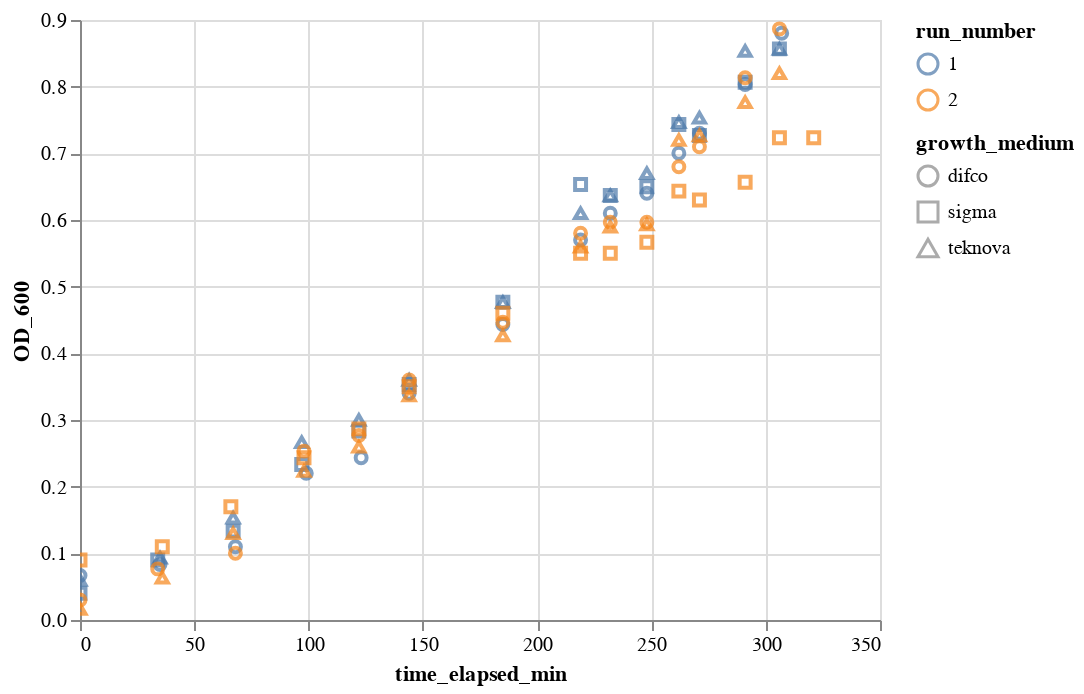

The notebook cell saved with this chart:
### Code cell
alt.Chart(avg_data).mark_point().encode(
    x='time_elapsed_min:Q',
    y=alt.X('OD_600:Q'),
    color='run_number:N',
    shape='growth_medium:O').interactive()

### Figure 1 — Vega-Lite specification as saved in the notebook (floating-point values rounded to 4 significant figures)
{"$schema": "https://vega.github.io/schema/vega-lite/v2.6.0.json", "config": {"view": {"height": 300, "width": 400}}, "data": {"name": "data-434018c46f6ddedeb4bec64b5c87631a"}, "datasets": {"data-434018c46f6ddedeb4bec64b5c87631a": [{"A_A0": 1, "OD_600": 0.06667, "date": 20180918, "growth_medium": "difco", "run_number": 1, "time_elapsed_min": 0}, {"A_A0": 0.6, "OD_600": 0.04, "date": 20180918, "growth_medium": "sigma", "run_number": 1, "time_elapsed_min": 0}, {"A_A0": 0.9, "OD_600": 0.06, "date": 20180918, "growth_medium": "teknova", "run_number": 1, "time_elapsed_min": 0}, {"A_A0": 1.35, "OD_600": 0.09, "date": 20180918, "growth_medium": "sigma", "run_number": 1, "time_elapsed_min": 34}, {"A_A0": 1.25, "OD_600": 0.08333, "date": 20180918, "growth_medium": "difco", "run_number": 1, "time_elapsed_min": 35}, {"A_A0": 1.4, "OD_600": 0.09333, "date": 20180918, "growth_medium": "teknova", "run_number": 1, "time_elapsed_min": 35}, {"A_A0": 2, "OD_600": 0.1333, "date": 20180918, "growth_medium": "sigma", "run_number": 1, "time_elapsed_min": 67}, {"A_A0": 2.3, "OD_600": 0.1533, "date": 20180918, "growth_medium": "teknova", "run_number": 1, "time_elapsed_min": 67}, {"A_A0": 1.65, "OD_600": 0.11, "date": 20180918, "growth_medium": "difco", "run_number": 1, "time_elapsed_min": 68}, {"A_A0": 4, "OD_600": 0.2667, "date": 20180918, "growth_medium": "teknova", "run_number": 1, "time_elapsed_min": 97}, {"A_A0": 3.5, "OD_600": 0.2333, "date": 20180918, "growth_medium": "sigma", "run_number": 1, "time_elapsed_min": 97}, {"A_A0": 3.3, "OD_600": 0.22, "date": 20180918, "growth_medium": "difco", "run_number": 1, "time_elapsed_min": 99}, {"A_A0": 4.25, "OD_600": 0.2833, "date": 20180918, "growth_medium": "sigma", "run_number": 1, "time_elapsed_min": 122}, {"A_A0": 4.5, "OD_600": 0.3, "date": 20180918, "growth_medium": "teknova", "run_number": 1, "time_elapsed_min": 122}, {"A_A0": 3.65, "OD_600": 0.2433, "date": 20180918, "growth_medium": "difco", "run_number": 1, "time_elapsed_min": 123}, {"A_A0": 5.1, "OD_600": 0.34, "date": 20180918, "growth_medium": "difco", "run_number": 1, "time_elapsed_min": 144}, {"A_A0": 5.3, "OD_600": 0.3533, "date": 20180918, "growth_medium": "sigma", "run_number": 1, "time_elapsed_min": 144}, {"A_A0": 5.4, "OD_600": 0.36, "date": 20180918, "growth_medium": "teknova", "run_number": 1, "time_elapsed_min": 144}, {"A_A0": 7.15, "OD_600": 0.4767, "date": 20180918, "growth_medium": "sigma", "run_number": 1, "time_elapsed_min": 185}, {"A_A0": 7.15, "OD_600": 0.4767, "date": 20180918, "growth_medium": "teknova", "run_number": 1, "time_elapsed_min": 185}, {"A_A0": 6.65, "OD_600": 0.4433, "date": 20180918, "growth_medium": "difco", "run_number": 1, "time_elapsed_min": 185}, {"A_A0": 8.55, "OD_600": 0.57, "date": 20180918, "growth_medium": "difco", "run_number": 1, "time_elapsed_min": 219}, {"A_A0": 9.8, "OD_600": 0.6533, "date": 20180918, "growth_medium": "sigma", "run_number": 1, "time_elapsed_min": 219}, {"A_A0": 9.15, "OD_600": 0.61, "date": 20180918, "growth_medium": "teknova", "run_number": 1, "time_elapsed_min": 219}, {"A_A0": 9.15, "OD_600": 0.61, "date": 20180918, "growth_medium": "difco", "run_number": 1, "time_elapsed_min": 232}, {"A_A0": 9.55, "OD_600": 0.6367, "date": 20180918, "growth_medium": "sigma", "run_number": 1, "time_elapsed_min": 232}, {"A_A0": 9.55, "OD_600": 0.6367, "date": 20180918, "growth_medium": "teknova", "run_number": 1, "time_elapsed_min": 232}, {"A_A0": 10.05, "OD_600": 0.67, "date": 20180918, "growth_medium": "teknova", "run_number": 1, "time_elapsed_min": 248}, {"A_A0": 9.6, "OD_600": 0.64, "date": 20180918, "growth_medium": "difco", "run_number": 1, "time_elapsed_min": 248}, {"A_A0": 9.75, "OD_600": 0.65, "date": 20180918, "growth_medium": "sigma", "run_number": 1, "time_elapsed_min": 248}, {"A_A0": 11.2, "OD_600": 0.7467, "date": 20180918, "growth_medium": "teknova", "run_number": 1, "time_elapsed_min": 262}, {"A_A0": 10.5, "OD_600": 0.7, "date": 20180918, "growth_medium": "difco", "run_number": 1, "time_elapsed_min": 262}, {"A_A0": 11.15, "OD_600": 0.7433, "date": 20180918, "growth_medium": "sigma", "run_number": 1, "time_elapsed_min": 262}, {"A_A0": 10.95, "OD_600": 0.73, "date": 20180918, "growth_medium": "difco", "run_number": 1, "time_elapsed_min": 271}, {"A_A0": 10.9, "OD_600": 0.7267, "date": 20180918, "growth_medium": "sigma", "run_number": 1, "time_elapsed_min": 271}, {"A_A0": 11.3, "OD_600": 0.7533, "date": 20180918, "growth_medium": "teknova", "run_number": 1, "time_elapsed_min": 271}, {"A_A0": 12.1, "OD_600": 0.8067, "date": 20180918, "growth_medium": "sigma", "run_number": 1, "time_elapsed_min": 291}, {"A_A0": 12.05, "OD_600": 0.8033, "date": 20180918, "growth_medium": "difco", "run_number": 1, "time_elapsed_min": 291}, {"A_A0": 12.8, "OD_600": 0.8533, "date": 20180918, "growth_medium": "teknova", "run_number": 1, "time_elapsed_min": 291}, {"A_A0": 12.85, "OD_600": 0.8567, "date": 20180918, "growth_medium": "teknova", "run_number": 1, "time_elapsed_min": 306}, {"A_A0": 12.85, "OD_600": 0.8567, "date": 20180918, "growth_medium": "sigma", "run_number": 1, "time_elapsed_min": 306}, {"A_A0": 13.2, "OD_600": 0.88, "date": 20180918, "growth_medium": "difco", "run_number": 1, "time_elapsed_min": 307}, {"A_A0": 1, "OD_600": 0.03, "date": 20180918, "growth_medium": "difco", "run_number": 2, "time_elapsed_min": 0}, {"A_A0": 3.0, "OD_600": 0.09, "date": 20180918, "growth_medium": "sigma", "run_number": 2, "time_elapsed_min": 0}, {"A_A0": 0.5556, "OD_600": 0.01667, "date": 20180918, "growth_medium": "teknova", "run_number": 2, "time_elapsed_min": 0}, {"A_A0": 2.556, "OD_600": 0.07667, "date": 20180918, "growth_medium": "difco", "run_number": 2, "time_elapsed_min": 34}, {"A_A0": 3.667, "OD_600": 0.11, "date": 20180918, "growth_medium": "sigma", "run_number": 2, "time_elapsed_min": 36}, {"A_A0": 2.111, "OD_600": 0.06333, "date": 20180918, "growth_medium": "teknova", "run_number": 2, "time_elapsed_min": 36}, {"A_A0": 5.667, "OD_600": 0.17, "date": 20180918, "growth_medium": "sigma", "run_number": 2, "time_elapsed_min": 66}, {"A_A0": 4.333, "OD_600": 0.13, "date": 20180918, "growth_medium": "teknova", "run_number": 2, "time_elapsed_min": 67}, {"A_A0": 3.333, "OD_600": 0.1, "date": 20180918, "growth_medium": "difco", "run_number": 2, "time_elapsed_min": 68}, {"A_A0": 7.444, "OD_600": 0.2233, "date": 20180918, "growth_medium": "teknova", "run_number": 2, "time_elapsed_min": 98}, {"A_A0": 8.111, "OD_600": 0.2433, "date": 20180918, "growth_medium": "sigma", "run_number": 2, "time_elapsed_min": 98}, {"A_A0": 8.444, "OD_600": 0.2533, "date": 20180918, "growth_medium": "difco", "run_number": 2, "time_elapsed_min": 98}, {"A_A0": 9.222, "OD_600": 0.2767, "date": 20180918, "growth_medium": "difco", "run_number": 2, "time_elapsed_min": 122}, {"A_A0": 9.556, "OD_600": 0.2867, "date": 20180918, "growth_medium": "sigma", "run_number": 2, "time_elapsed_min": 122}, {"A_A0": 8.667, "OD_600": 0.26, "date": 20180918, "growth_medium": "teknova", "run_number": 2, "time_elapsed_min": 122}, {"A_A0": 12.0, "OD_600": 0.36, "date": 20180918, "growth_medium": "difco", "run_number": 2, "time_elapsed_min": 144}, {"A_A0": 11.67, "OD_600": 0.35, "date": 20180918, "growth_medium": "sigma", "run_number": 2, "time_elapsed_min": 144}, {"A_A0": 11.22, "OD_600": 0.3367, "date": 20180918, "growth_medium": "teknova", "run_number": 2, "time_elapsed_min": 144}, {"A_A0": 14.89, "OD_600": 0.4467, "date": 20180918, "growth_medium": "difco", "run_number": 2, "time_elapsed_min": 185}, {"A_A0": 15.33, "OD_600": 0.46, "date": 20180918, "growth_medium": "sigma", "run_number": 2, "time_elapsed_min": 185}, {"A_A0": 14.22, "OD_600": 0.4267, "date": 20180918, "growth_medium": "teknova", "run_number": 2, "time_elapsed_min": 185}, {"A_A0": 18.67, "OD_600": 0.56, "date": 20180918, "growth_medium": "teknova", "run_number": 2, "time_elapsed_min": 219}, {"A_A0": 19.33, "OD_600": 0.58, "date": 20180918, "growth_medium": "difco", "run_number": 2, "time_elapsed_min": 219}, {"A_A0": 18.33, "OD_600": 0.55, "date": 20180918, "growth_medium": "sigma", "run_number": 2, "time_elapsed_min": 219}, {"A_A0": 19.89, "OD_600": 0.5967, "date": 20180918, "growth_medium": "difco", "run_number": 2, "time_elapsed_min": 232}, {"A_A0": 18.33, "OD_600": 0.55, "date": 20180918, "growth_medium": "sigma", "run_number": 2, "time_elapsed_min": 232}, {"A_A0": 19.67, "OD_600": 0.59, "date": 20180918, "growth_medium": "teknova", "run_number": 2, "time_elapsed_min": 232}, {"A_A0": 19.89, "OD_600": 0.5967, "date": 20180918, "growth_medium": "difco", "run_number": 2, "time_elapsed_min": 248}, {"A_A0": 18.89, "OD_600": 0.5667, "date": 20180918, "growth_medium": "sigma", "run_number": 2, "time_elapsed_min": 248}, {"A_A0": 19.78, "OD_600": 0.5933, "date": 20180918, "growth_medium": "teknova", "run_number": 2, "time_elapsed_min": 248}, {"A_A0": 24.0, "OD_600": 0.72, "date": 20180918, "growth_medium": "teknova", "run_number": 2, "time_elapsed_min": 262}, {"A_A0": 21.44, "OD_600": 0.6433, "date": 20180918, "growth_medium": "sigma", "run_number": 2, "time_elapsed_min": 262}, {"A_A0": 22.67, "OD_600": 0.68, "date": 20180918, "growth_medium": "difco", "run_number": 2, "time_elapsed_min": 262}, {"A_A0": 23.67, "OD_600": 0.71, "date": 20180918, "growth_medium": "difco", "run_number": 2, "time_elapsed_min": 271}, {"A_A0": 21, "OD_600": 0.63, "date": 20180918, "growth_medium": "sigma", "run_number": 2, "time_elapsed_min": 271}, {"A_A0": 24.22, "OD_600": 0.7267, "date": 20180918, "growth_medium": "teknova", "run_number": 2, "time_elapsed_min": 271}, {"A_A0": 27.11, "OD_600": 0.8133, "date": 20180918, "growth_medium": "difco", "run_number": 2, "time_elapsed_min": 291}, {"A_A0": 21.89, "OD_600": 0.6567, "date": 20180918, "growth_medium": "sigma", "run_number": 2, "time_elapsed_min": 291}, {"A_A0": 25.89, "OD_600": 0.7767, "date": 20180918, "growth_medium": "teknova", "run_number": 2, "time_elapsed_min": 291}, {"A_A0": 24.11, "OD_600": 0.7233, "date": 20180918, "growth_medium": "sigma", "run_number": 2, "time_elapsed_min": 306}, {"A_A0": 27.33, "OD_600": 0.82, "date": 20180918, "growth_medium": "teknova", "run_number": 2, "time_elapsed_min": 306}, {"A_A0": 29.56, "OD_600": 0.8867, "date": 20180918, "growth_medium": "difco", "run_number": 2, "time_elapsed_min": 306}, {"A_A0": 24.11, "OD_600": 0.7233, "date": 20180918, "growth_medium": "sigma", "run_number": 2, "time_elapsed_min": 321}]}, "encoding": {"color": {"field": "run_number", "type": "nominal"}, "shape": {"field": "growth_medium", "type": "ordinal"}, "x": {"field": "time_elapsed_min", "type": "quantitative"}, "y": {"field": "OD_600", "type": "quantitative"}}, "mark": "point", "selection": {"selector003": {"bind": "scales", "encodings": ["x", "y"], "mark": {"fill": "#333", "fillOpacity": 0.125, "stroke": "white"}, "on": "[mousedown, window:mouseup] > window:mousemove!", "resolve": "global", "translate": "[mousedown, window:mouseup] > window:mousemove!", "type": "interval", "zoom": "wheel!"}}}
